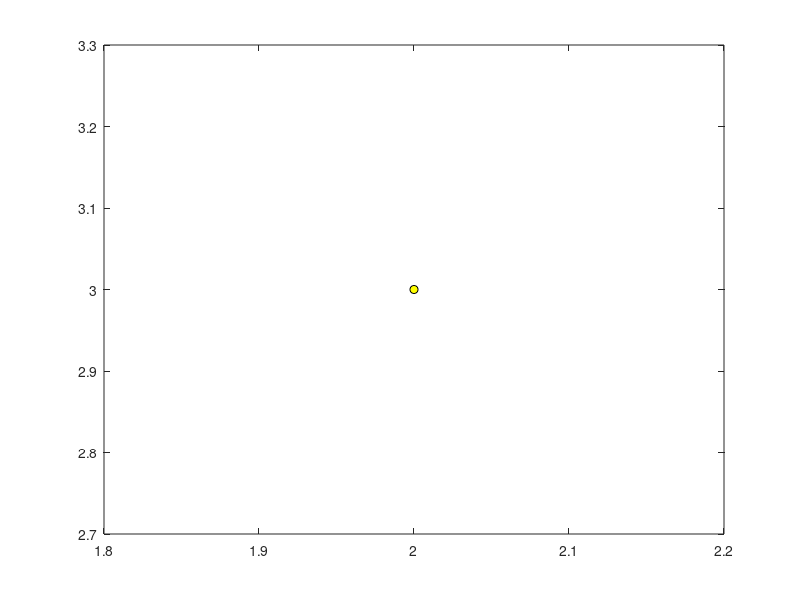

Write the MATLAB code that produced this figure.
X = [1 3; 2 3; 3 5; 4 7; 5 8; 6 10];
y = [1; 0; 0; 1; 0; 1];
for i = 1:size(X, 1),
      plot(X(i, 1), X(i, 2), 'ko', 'MarkerFaceColor', 'y');
      plot(X(2, 1), X(2, 2), 'ko', 'MarkerFaceColor', 'y');
end